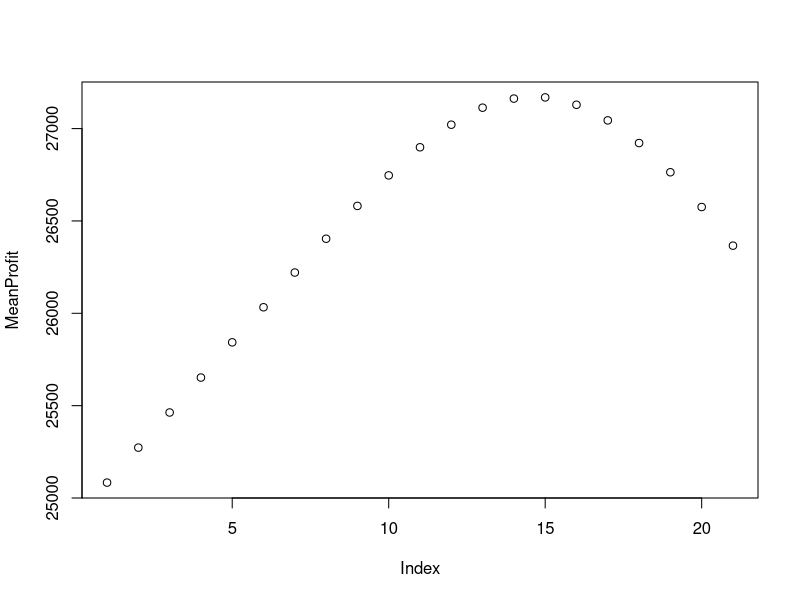

Write R code to recreate this figure.
#Inputs
Fare<-200
Seats<-132
Refund<-0.5
BumpCost<-2.5
NSRate<-.1
Tickets<-150

#Simple Model - using expected outcomes
NoShows<-Tickets*NSRate
Arrivals<-Tickets-NoShows
Bumps<-max(0,Tickets-NoShows-Seats)
Profit<-Tickets*Fare-NoShows*Fare*Refund-Bumps*Fare*BumpCost
Profit

#
replications<-1000
NoShows<-rbinom(replications,Tickets,NSRate)


#sketch of model
Profit<-c()
#for(i in 0:reasonable upper limit){
  #set.seed(123)
  #Tickets sold (seats + i)
  #NoShow vector using rbinom
  #Arrivals Tickets- NoShows
  #Bumps either 0 or Tickets minus NoShows minsus Seats (if positive)
      #use pmax to simplify this step i.e. pmax(0, calculated bumps) 
      #as pmax will work on the entire vector on noshows
  #Profit  equals Tickets*Fare-NoShows*Fare*Refund-Bumps*Fare*BumpCost)
  #use cbind() to construct a array of profits for each OB level i
#}

set.seed(123)
TicketsSold<-Seats #For i=0 (no overbooking)
NoShows<-rbinom(replications,TicketsSold,NSRate)
Arrivals<-TicketsSold-NoShows
Bumps<-pmax(0,Arrivals-Seats) #Only positive values, otherwise 0
ProfitArray<-TicketsSold*Fare-NoShows*Fare*Refund-Bumps*Fare*BumpCost

#Loop for overbooking levels i=1 to 20
for(i in 1:20){
  set.seed(123)
  TicketsSold<- Seats + i
  NoShows<-rbinom(replications,TicketsSold,NSRate)
  Arrivals<-TicketsSold-NoShows
  Bumps<-pmax(0,Arrivals-Seats)
  Profit<-TicketsSold*Fare-NoShows*Fare*Refund-Bumps*Fare*BumpCost
  ProfitArray<-cbind(ProfitArray,Profit)
}
summary(ProfitArray)

#plot the means (over the replications) using colMeans()
MeanProfit<-colMeans(ProfitArray) #Compute the mean profit for each overbooking level
plot(MeanProfit)
